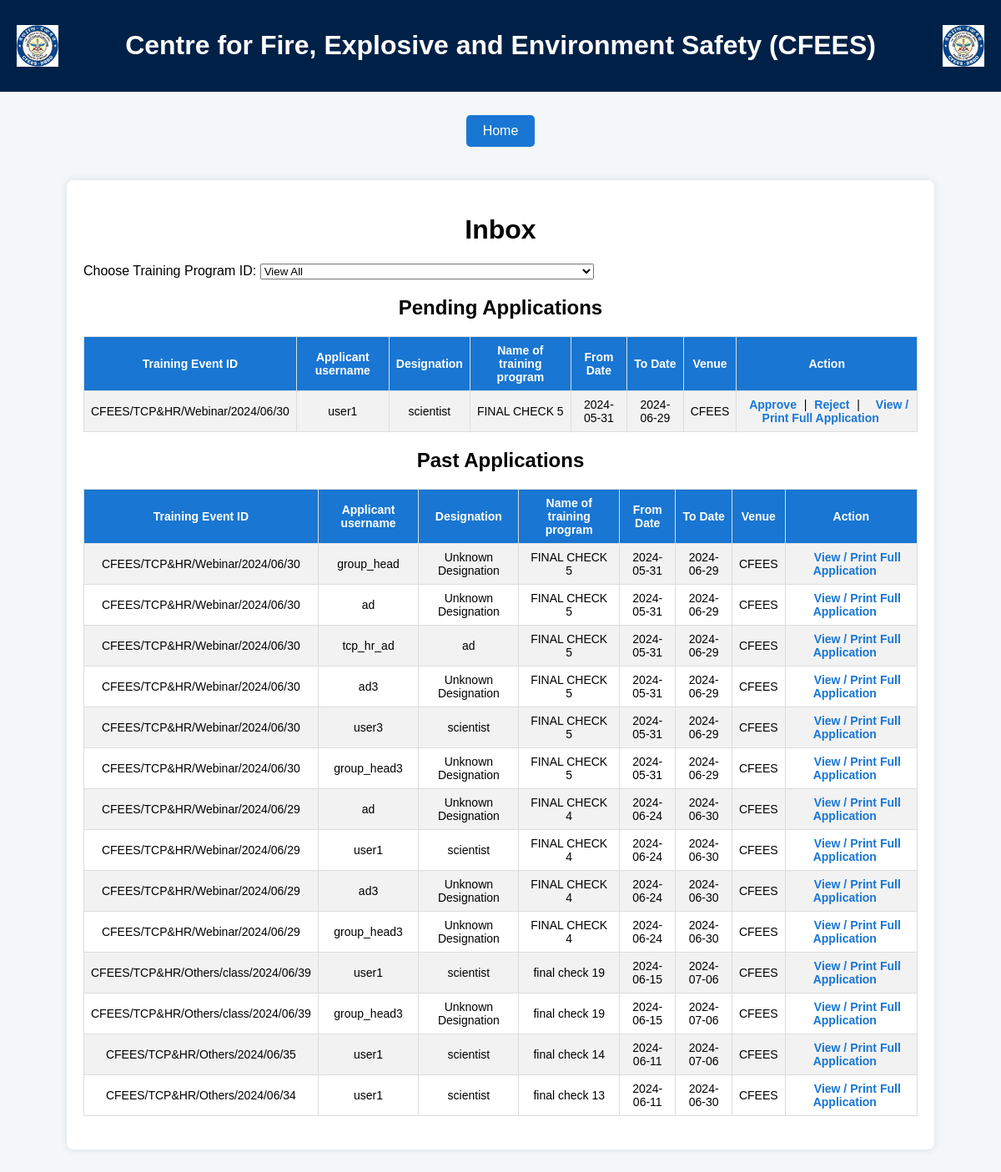
Page /inbox2.php (signed in) on the committed database.
### tables this page shows
CREATE TABLE `applications` (
  `id` int(11) NOT NULL,
  `name_of_applicant` varchar(255) DEFAULT NULL,
  `designation` varchar(255) DEFAULT NULL,
  `qualification` varchar(255) DEFAULT NULL,
  `from_date` date DEFAULT NULL,
  `to_date` date DEFAULT NULL,
  `duration` varchar(50) DEFAULT NULL,
  `name_of_seminar` varchar(255) DEFAULT NULL,
  `place` varchar(255) DEFAULT NULL,
  `last_date_of_submission` date DEFAULT NULL,
  `last_conference_attended` date DEFAULT NULL,
  `submission_date` date DEFAULT NULL,
  `group_head_status` tinyint(4) DEFAULT 0,
  `director_status` tinyint(4) DEFAULT 0,
  `remarks` text DEFAULT NULL,
  `ad_status` tinyint(4) DEFAULT 0,
  `tcp_hr_head_status` tinyint(4) DEFAULT 0,
  `tcp_hr_ad_status` tinyint(4) DEFAULT 0,
  `seminar_id` varchar(255) NOT NULL DEFAULT '-1',
  `type_of_event` text NOT NULL,
  `location` varchar(255) NOT NULL,
  `is_paid` tinyint(1) DEFAULT NULL,
  `transaction_in_favour_of` varchar(255) DEFAULT NULL,
  `transaction_amount` decimal(10,2) DEFAULT NULL,
  `transaction_mode` varchar(50) DEFAULT NULL,
  `group_head_remarks` varchar(255) DEFAULT NULL,
  `ad_remarks` varchar(255) DEFAULT NULL,
  `tcp_hr_head_remarks` varchar(255) DEFAULT NULL,
  `tcp_hr_ad_remarks` varchar(255) DEFAULT NULL,
  `director_remarks` varchar(255) DEFAULT NULL,
  `feedback_submitted` int(11) NOT NULL DEFAULT 0,
  `group_name` varchar(255) NOT NULL,
  `group_head_time` datetime DEFAULT NULL,
  `ad_time` datetime DEFAULT NULL,
  `tcp_hr_ad_time` datetime DEFAULT NULL,
  `tcp_hr_head_time` datetime DEFAULT NULL,
  `director_time` datetime DEFAULT NULL,
  `headquaters_time` datetime DEFAULT NULL,
  `headquaters_remarks` varchar(255) DEFAULT NULL
);

### inbox2.php (the view, shortened to what this page needs)
<?php
$username = $_SESSION['username'];
$conn = mysqli_connect("localhost", "root", "", "permission_request_system");
$sql_emp = "SELECT * FROM emp WHERE username='$username'";
$result_emp = mysqli_query($conn, $sql_emp);
$emp_data = mysqli_fetch_assoc($result_emp);
$current_session_user_id = $emp_data['id'];
$current_session_internal_desig = $emp_data['internal_desig_id'];
$sql_group_info_2 = "SELECT group_head_id, ad_id FROM group_info WHERE group_id=2";
$result_group_info_2 = mysqli_query($conn, $sql_group_info_2);
$group_info_2 = mysqli_fetch_assoc($result_group_info_2);
$group_head_id_2 = $group_info_2['group_head_id'];
$ad_id_2 = $group_info_2['ad_id'];
$role = '';
if ($current_session_user_id == $group_head_id_2) {
    $role = 'tcp_hr_head';
} elseif ($current_session_user_id == $ad_id_2) {
    $role = 'tcp_hr_ad';
} elseif ($current_session_internal_desig == 1) {
    $role = 'director';
} else {
    $role = 'employee';
}
$sql_applicants_pending = "SELECT a.*, e.group_id, e.internal_desig_id, e.id AS applicant_id FROM applications a
                            JOIN emp e ON a.name_of_applicant = e.username
                            WHERE (a.group_head_status = 0 OR a.ad_status = 0 OR a.tcp_hr_head_status = 0 OR a.tcp_hr_ad_status = 0 OR a.director_status = 0)";
$sql_applicants_past = "SELECT a.*, e.group_id, e.internal_desig_id, e.id AS applicant_id FROM applications a
                            JOIN emp e ON a.name_of_applicant = e.username
                            WHERE a.group_head_status != 0 OR a.ad_status != 0 OR a.tcp_hr_head_status != 0 OR a.tcp_hr_ad_status != 0 OR a.director_status != 0";
$sql_applicants_pending .= " ORDER BY a.seminar_id DESC";
$sql_applicants_past .= " ORDER BY a.seminar_id DESC";
$result_applicants_pending = mysqli_query($conn, $sql_applicants_pending);
$result_applicants_past = mysqli_query($conn, $sql_applicants_past);
?>
<!DOCTYPE html>
<html lang="en">
<head>
</head>
<body>
<div class="header">
    <img src="drdo_logo_0.png" alt="DRDO Logo">
    <h1>Centre for Fire, Explosive and Environment Safety (CFEES)</h1>
    <img src="drdo_logo_0.png" alt="DRDO Logo">
</div>
<br>
<?php include 'home_button.php'; ?>
<div class="container">
    <h1>Inbox</h1>
    <form method="post" action="">
        <label for="seminar_id">Choose Training Program ID:</label>
        <select name="seminar_id" id="seminar_id" onchange="this.form.submit()">
            <option value="">View All</option>
        </select>
    </form>
    <h2>Pending Applications</h2>
    <?php
    if (mysqli_num_rows($result_applicants_pending) > 0) {
        echo "<table><tr><th>Training Event ID</th><th>Applicant username</th><th>Designation</th><th>Name of training program</th><th>From Date</th><th>To Date</th><th>Venue</th><th>Action</th></tr>";
        while ($row = mysqli_fetch_assoc($result_applicants_pending)) {
            $id = $row["id"];
            $applicant_group_id = $row["group_id"];
            $sql_group_info = "SELECT group_head_id, ad_id FROM group_info WHERE group_id='$applicant_group_id'";
            $result_group_info = mysqli_query($conn, $sql_group_info);
            $group_info = mysqli_fetch_assoc($result_group_info);
            $group_head_id = $group_info['group_head_id'];
            $ad_id = $group_info['ad_id'];
            if ($current_session_user_id == $group_head_id) {
                $role = 'group_head';
            } elseif ($current_session_user_id == $ad_id) {
                $role = 'ad';
            }
            if (($role == 'group_head' && $row["group_head_status"] == 0) ||
                ($role == 'ad' && $row["group_head_status"] == 1 && $row["ad_status"] == 0) ||
                ($role == 'tcp_hr_head' && $row["ad_status"] == 1 && $row["tcp_hr_head_status"] == 0) ||
                ($role == 'tcp_hr_ad' && $row["tcp_hr_head_status"] == 1 && $row["tcp_hr_ad_status"] == 0) ||
                ($role == 'director' && $row["tcp_hr_ad_status"] == 1 && $row["director_status"] == 0)) {
                echo "<tr><td>" . $row["seminar_id"] . "</td><td>" . $row["name_of_applicant"] . "</td><td>" . $row["designation"] . "</td><td>" . $row["name_of_seminar"] . "</td><td>" . $row["from_date"] . "</td><td>" . $row["to_date"] . "</td><td>" . $row["location"] . "</td>";
                echo "<td class='action-links'>";
                echo "<a href='approve.php?id=" . $id . "&dynamic_role=" . $role . "'>Approve</a> | ";
                echo "<a href='reject.php?id=" . $id . "&dynamic_role=" . $role . "'>Reject</a> | ";
                echo "<a href='view_application.php?id=" . $id . "' class='view-button'>View / Print Full Application</a></td></tr>";
            }
        }
        echo "</table>";
    } else {
        echo "<p>No pending applications.</p>";
    }
    ?>
    <h2>Past Applications</h2>
    <?php
    if (mysqli_num_rows($result_applicants_past) > 0) {
        echo "<table><tr><th>Training Event ID</th><th>Applicant username</th><th>Designation</th><th>Name of training program</th><th>From Date</th><th>To Date</th><th>Venue</th><th>Action</th></tr>";
        while ($row = mysqli_fetch_assoc($result_applicants_past)) {
            $applicant_group_id = $row["group_id"];
            $sql_group_info = "SELECT group_head_id, ad_id FROM group_info WHERE group_id='$applicant_group_id'";
            $result_group_info = mysqli_query($conn, $sql_group_info);
            $group_info = mysqli_fetch_assoc($result_group_info);
            $group_head_id = $group_info['group_head_id'];
            $ad_id = $group_info['ad_id'];
            if ($current_session_user_id == $group_head_id) {
                $role = 'group_head';
            } elseif ($current_session_user_id == $ad_id) {
                $role = 'ad';
            }
            if (($role == 'group_head' && $row["group_head_status"] != 0) ||
                ($role == 'ad' && $row["ad_status"] != 0) ||
                ($role == 'tcp_hr_head' && $row["tcp_hr_head_status"] != 0) ||
                ($role == 'tcp_hr_ad' && $row["tcp_hr_ad_status"] != 0) ||
                ($role == 'director' && $row["director_status"] != 0)) {
                echo "<tr><td>" . $row["seminar_id"] . "</td><td>" . $row["name_of_applicant"] . "</td><td>" . $row["designation"] . "</td><td>" . $row["name_of_seminar"] . "</td><td>" . $row["from_date"] . "</td><td>" . $row["to_date"] . "</td><td>" . $row["location"] . "</td>";
                echo "<td class='action-links'><a href='view_application.php?id=" . $row["id"] . "' class='view-button'>View / Print Full Application</a></td></tr>";
            }
        }
        echo "</table>";
    } else {
        echo "<p>No past applications.</p>";
    }
    ?>
</div>
</body>
</html>

### inbox2.php (style rules this page uses)
.header { background-color: #002147; color: white; padding: 15px 20px; display: flex; align-items: center; justify-content: space-between; }
.header img { height: 50px; }
body { font-family: Arial, sans-serif; background-color: #f4f7fa; margin: 0; padding: 0; }
.container { max-width: 1000px; margin: 40px auto; padding: 20px; background: #ffffff; border-radius: 8px; box-shadow: 0 0 10px rgba(0,0,0,0.1); }
h1, h2 { text-align: center; }
table { width: 100%; border-collapse: collapse; margin: 20px 0; font-size: 14px; }
th, td { border: 1px solid #ddd; padding: 8px; text-align: center; }
th { background-color: #1976D2; color: white; }
tr:nth-child(even) { background-color: #f2f2f2; }
.action-links a { color: #1976D2; text-decoration: none; margin: 0 5px; font-weight: bold; }
.view-button { color: white; padding: 5px 10px; text-decoration: none; border-radius: 3px; transition: background-color 0.3s; }

### rows in the picture
applications: seminar "CFEES/TCP&HR/Webinar/2024/06/30", name_of_applicant "user1", designation "scientist", name_of_seminar "FINAL CHECK 5", from_date "2024-05-31", to_date "2024-06-29", location "CFEES"
applications: seminar "CFEES/TCP&HR/Webinar/2024/06/30", name_of_applicant "group_head", designation "Unknown Designation", name_of_seminar "FINAL CHECK 5", from_date "2024-05-31", to_date "2024-06-29", location "CFEES"
applications: seminar "CFEES/TCP&HR/Webinar/2024/06/30", name_of_applicant "ad", designation "Unknown Designation", name_of_seminar "FINAL CHECK 5", from_date "2024-05-31", to_date "2024-06-29", location "CFEES"
applications: seminar "CFEES/TCP&HR/Webinar/2024/06/30", name_of_applicant "tcp_hr_ad", designation "ad", name_of_seminar "FINAL CHECK 5", from_date "2024-05-31", to_date "2024-06-29", location "CFEES"
applications: seminar "CFEES/TCP&HR/Webinar/2024/06/30", name_of_applicant "ad3", designation "Unknown Designation", name_of_seminar "FINAL CHECK 5", from_date "2024-05-31", to_date "2024-06-29", location "CFEES"
applications: seminar "CFEES/TCP&HR/Webinar/2024/06/30", name_of_applicant "user3", designation "scientist", name_of_seminar "FINAL CHECK 5", from_date "2024-05-31", to_date "2024-06-29", location "CFEES"
applications: seminar "CFEES/TCP&HR/Webinar/2024/06/30", name_of_applicant "group_head3", designation "Unknown Designation", name_of_seminar "FINAL CHECK 5", from_date "2024-05-31", to_date "2024-06-29", location "CFEES"
applications: seminar "CFEES/TCP&HR/Webinar/2024/06/29", name_of_applicant "ad", designation "Unknown Designation", name_of_seminar "FINAL CHECK 4", from_date "2024-06-24", to_date "2024-06-30", location "CFEES"
applications: seminar "CFEES/TCP&HR/Webinar/2024/06/29", name_of_applicant "user1", designation "scientist", name_of_seminar "FINAL CHECK 4", from_date "2024-06-24", to_date "2024-06-30", location "CFEES"
applications: seminar "CFEES/TCP&HR/Webinar/2024/06/29", name_of_applicant "ad3", designation "Unknown Designation", name_of_seminar "FINAL CHECK 4", from_date "2024-06-24", to_date "2024-06-30", location "CFEES"
applications: seminar "CFEES/TCP&HR/Webinar/2024/06/29", name_of_applicant "group_head3", designation "Unknown Designation", name_of_seminar "FINAL CHECK 4", from_date "2024-06-24", to_date "2024-06-30", location "CFEES"
applications: seminar "CFEES/TCP&HR/Others/class/2024/06/39", name_of_applicant "user1", designation "scientist", name_of_seminar "final check 19", from_date "2024-06-15", to_date "2024-07-06", location "CFEES"
applications: seminar "CFEES/TCP&HR/Others/class/2024/06/39", name_of_applicant "group_head3", designation "Unknown Designation", name_of_seminar "final check 19", from_date "2024-06-15", to_date "2024-07-06", location "CFEES"
applications: seminar "CFEES/TCP&HR/Others/2024/06/35", name_of_applicant "user1", designation "scientist", name_of_seminar "final check 14", from_date "2024-06-11", to_date "2024-07-06", location "CFEES"
applications: seminar "CFEES/TCP&HR/Others/2024/06/34", name_of_applicant "user1", designation "scientist", name_of_seminar "final check 13", from_date "2024-06-11", to_date "2024-06-30", location "CFEES"
